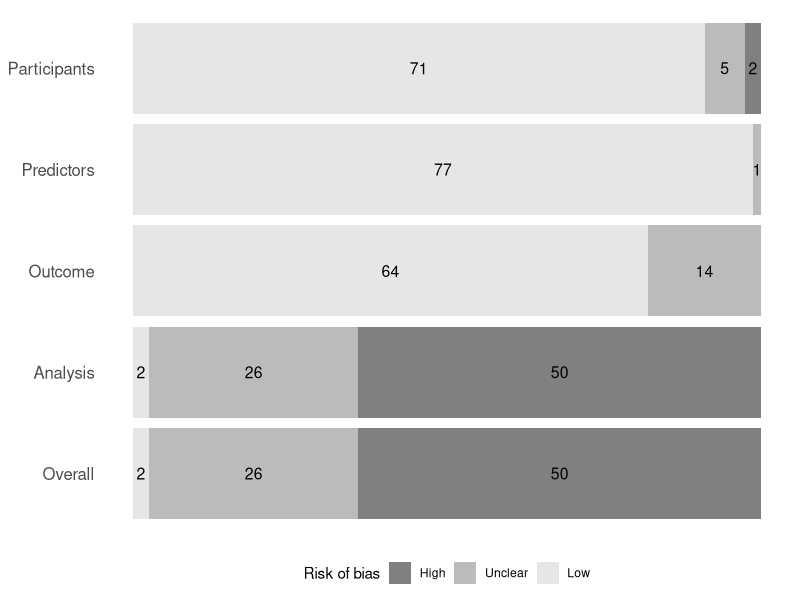

Source code (R):
### Plot for risk of bias

#Libraries
library(readxl)
library(tidyverse)

#Read in data
data<- read_xlsx("R_data_RoB.xlsx", sheet = "RoB")

#Rearrange in long format
data<- data %>%
  pivot_longer(c(Participants, Predictors, Outcome, Analysis, Overall), names_to = "Domain", values_to = "Risk")

#Summary plot of risk of bias in each domain 
data %>%
  group_by(Domain, Risk) %>%   #group to get number of each level of risk in each domain
  dplyr::summarise(n = n()) %>%
  ggplot(aes(x=factor(Domain, levels = c("Overall", "Analysis", "Outcome", "Predictors", "Participants")), y = n, fill=factor(Risk, levels = c("High", "Unclear", "Low")))) +
  geom_bar(stat = "identity") +
  coord_flip() +
  geom_text(aes(label= n), size = 4, position = position_stack(vjust = 0.5)) +   #add number in each category
  theme(axis.title.x = element_blank(), axis.text.x = element_blank(), axis.ticks.x = element_blank(),
        axis.title.y = element_blank(), axis.ticks.y = element_blank(),
        panel.grid.major = element_blank(), panel.grid.minor = element_blank(), panel.background = element_blank(), axis.line = element_blank(),
        legend.position = "bottom",
        axis.text.y = element_text(size = 12)) +
  scale_fill_grey("Risk of bias", start = 0.5, end = 0.9)

